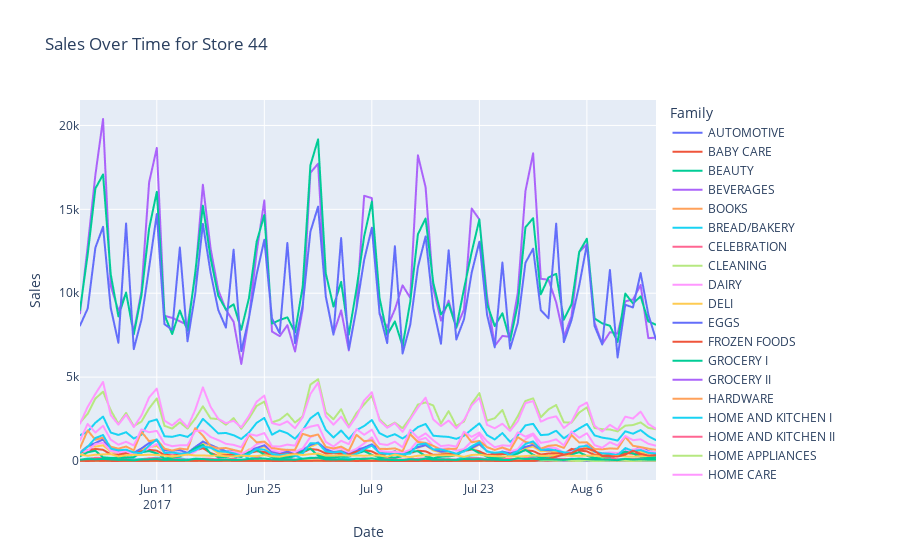

Notebook code for this chart:
### Code cell
# Plot using Plotly
fig = px.line(store_44, x='date', y='sales', color='family', title='Sales Over Time for Store 44')

# Update layout
fig.update_layout(
    xaxis_title='Date',
    yaxis_title='Sales',
    title='Sales Over Time for Store 44',
    legend_title='Family'
)

# Show the plot
fig.show()
